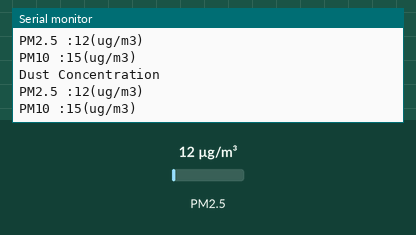
A sketch run on a simulated ESP8266 (NodeMCU). On the bench: the last lines printed to the serial monitor. Inputs (shaded band) come from the test bench; at power-on: PM2.5 12 µg/m³.

Above: at 5.2 s.
5.3 s: PM2.5 set to 6 µg/m³
At 6.6 s:
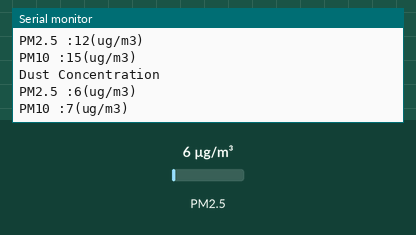
6.8 s: PM2.5 set to 75 µg/m³
At 7.5 s:
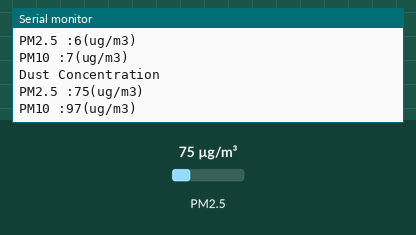
Timing chart, 0 to 9.8 s (numbered marks = the images above; inputs shaded):
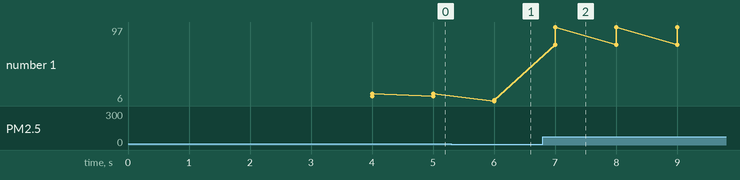

The sketch:

10_PMS5003_FineDust02.ino
```cpp
#include <SoftwareSerial.h>
#include <PMS.h>

SoftwareSerial PmsSerial(D8, D7);   // (UART2 RX, UART2 TX)

PMS pms(PmsSerial);
PMS::DATA data;

void setup()
{
  PmsSerial.begin(9600);
  Serial.begin(9600);
  delay(4000);
}

void loop()
{
  if (pms.read(data))
  {
    Serial.println("Dust Concentration");
    //Serial.println("PM1.0 :" + String(data.PM_AE_UG_1_0) + "(ug/m3)");
    Serial.println("PM2.5 :" + String(data.PM_AE_UG_2_5) + "(ug/m3)");
    Serial.println("PM10 :" + String(data.PM_AE_UG_10_0) + "(ug/m3)");
    Serial.println("\n");
    delay(1000);
  }
}
```

Measured:
- after the input at 5.3 s, the serial monitor: prints a new line after 0.70 s (image 1)
- after the input at 6.8 s, the serial monitor: prints a new line after 0.20 s (image 2)
- plotted number 1: 15 → 7 after the input at 5.3 s, 7 → 97 after the input at 6.8 s
